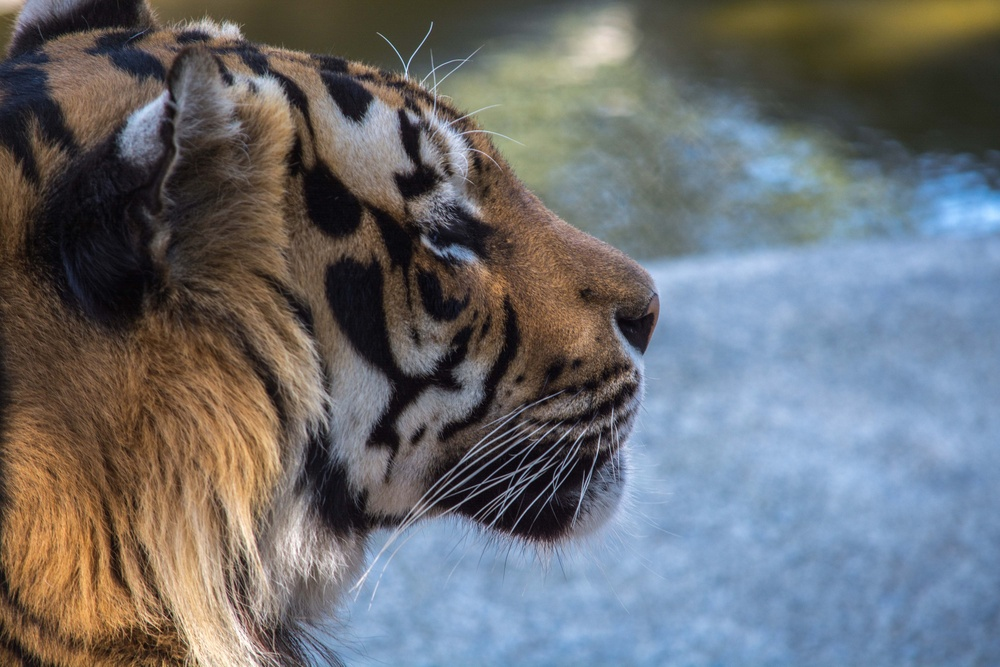
#> input picture obraz.jpg, 1000 x 667 px, shrunk from 6000 x 4000 before the run
$ python transformacja.py
#> lines starting #> are read from the running program, lines starting #| are printed output that depends on the picture
import cv2
import matplotlib.pyplot as plt

imgpath = 'obraz.jpg'
img = cv2.imread('obraz.jpg', 1)
#> img is the input picture: shape (667, 1000, 3); mean B, G, R 113.6, 110, 107.8

img = cv2.cvtColor(img, cv2.COLOR_BGR2RGB)

gray = cv2.imread(imgpath, 0)
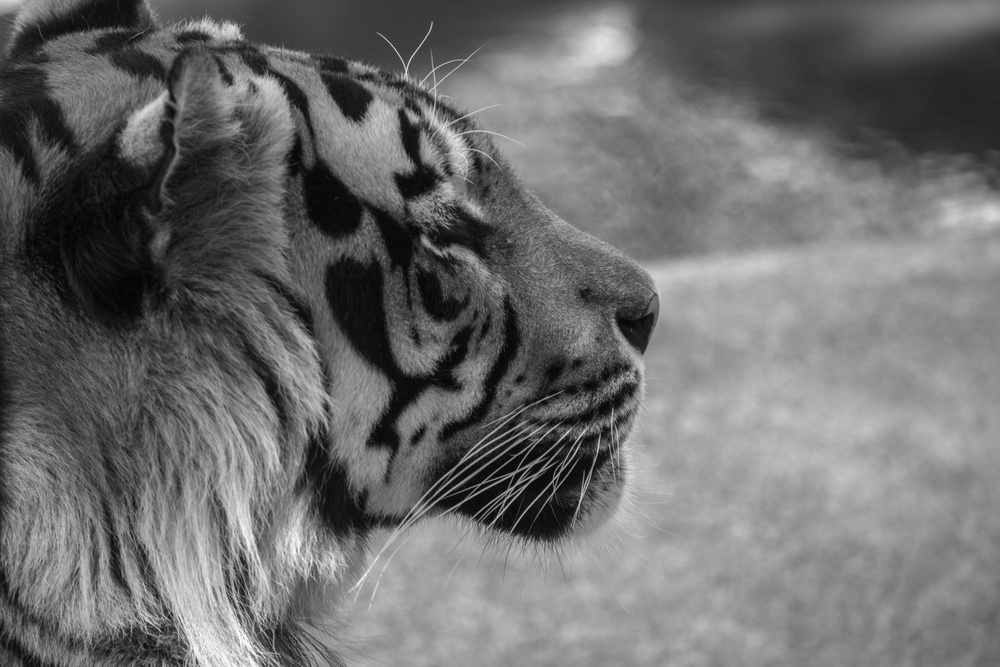
#> gray: shape (667, 1000); min 1, max 255, mean 109.8

colored_negative = abs(255-img)
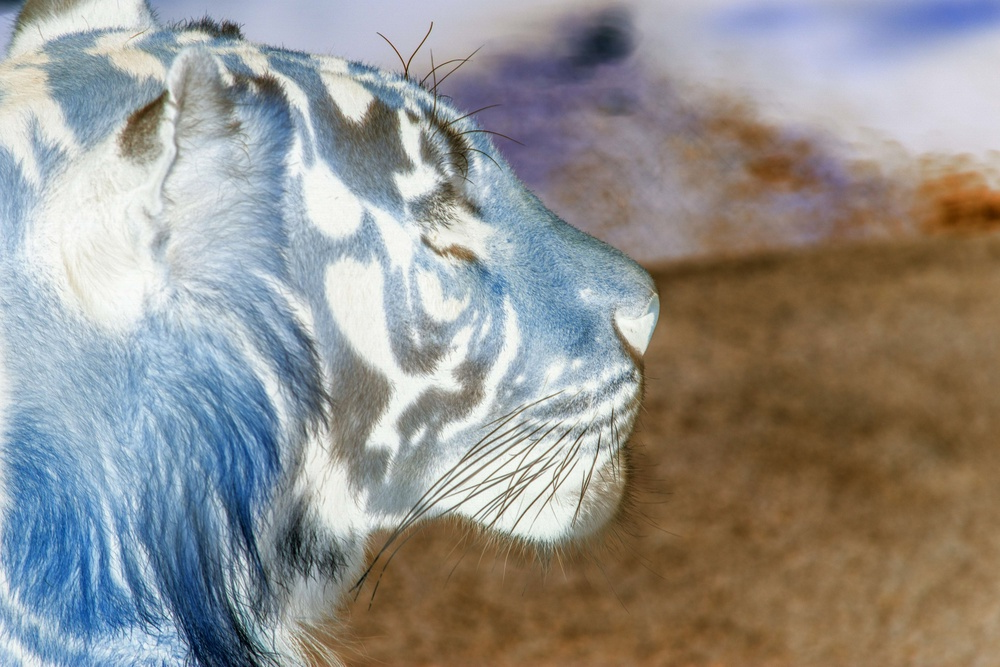
#> colored_negative: shape (667, 1000, 3); mean R, G, B 147.2, 145, 141.4
gray_negative = abs(255-gray)
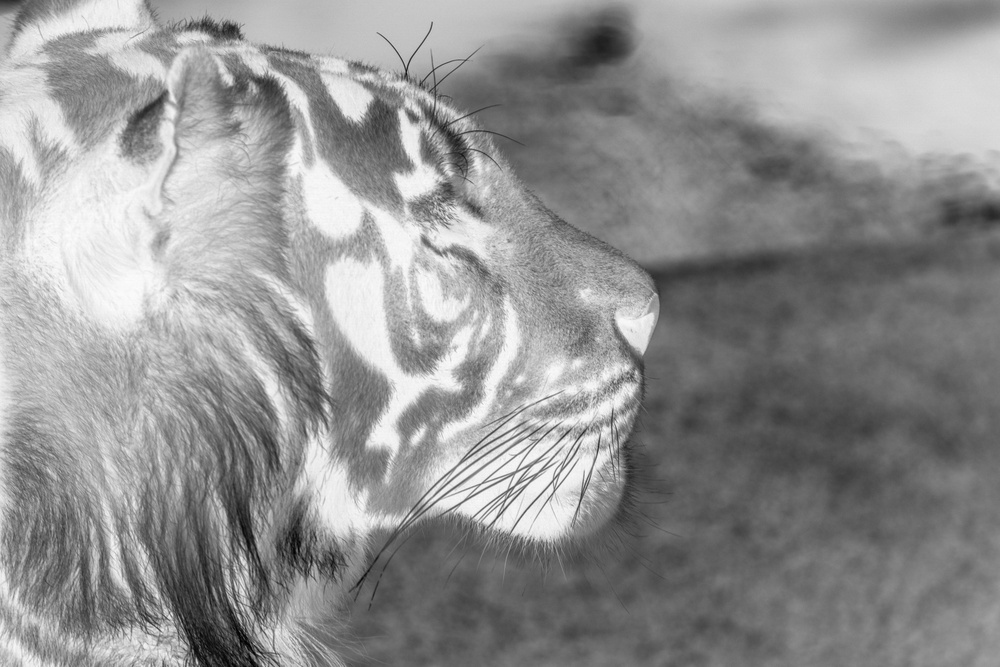
#> gray_negative: shape (667, 1000); min 0, max 254, mean 145.2

imgs = [img, gray, colored_negative, gray_negative]
title = ['coloured', 'gray', 'coloured-negative', 'gray-negative']


plt.subplot(2, 2, 1)
plt.title(title[0])
plt.imshow(imgs[0])
plt.xticks([])
plt.yticks([])

plt.subplot(2, 2, 2)
plt.title(title[1])
plt.imshow(imgs[1], cmap='gray')
plt.xticks([])
plt.yticks([])

plt.subplot(2, 2, 3)
plt.title(title[2])
plt.imshow(imgs[2])
plt.xticks([])
plt.yticks([])

plt.subplot(2, 2, 4)
plt.title(title[3])
plt.imshow(imgs[3], cmap='gray')
plt.xticks([])
plt.yticks([])

plt.show()
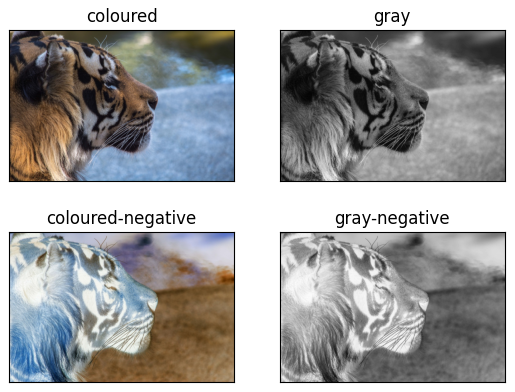
#> figure drawn by matplotlib, 4 panels
